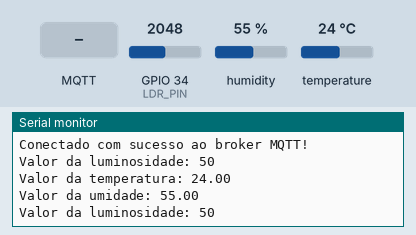
Simulated run of this sketch. Board: ESP32. On the bench: the last lines printed to the serial monitor. The inputs (shaded band) are chosen by the test bench; at power-on: humidity 55 %, GPIO 34 (LDR_PIN) = 2048, temperature 24 °C. WiFi joins after 1.5 s; servers stay silent unless stated; no MQTT or app messages arrive unless stated.

Above: at 7.7 s.
7.8 s: MQTT message "get_temp" arrives on the first subscribed topic
At 8.4 s:
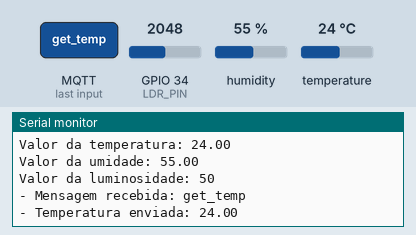
9.3 s: MQTT message "get_hum" arrives on the first subscribed topic
At 9.49 s:
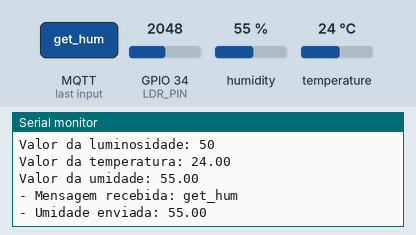
10.8 s: MQTT message "1" arrives on the first subscribed topic
At 11.2 s:
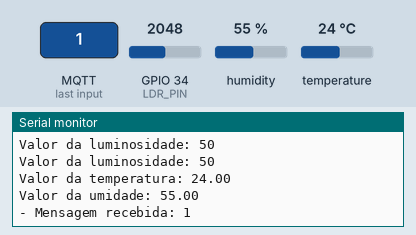
12.3 s: MQTT message "on" arrives on the first subscribed topic
At 12.49 s:
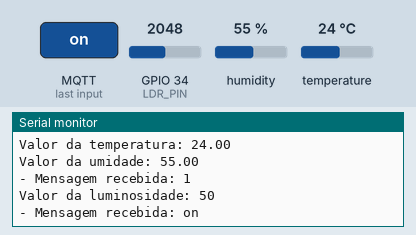
13.8 s: MQTT message "off" arrives on the first subscribed topic
At 14.4 s:
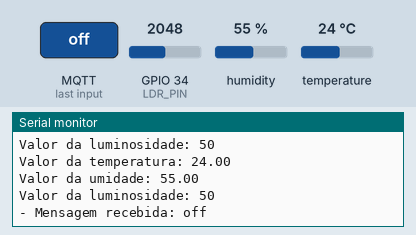
15.3 s: humidity set to 22 %
At 17.1 s:
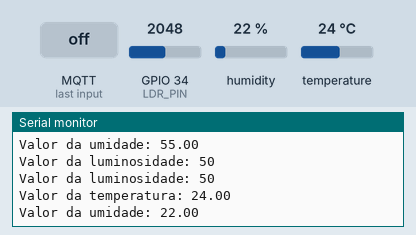

The sketch:

codigo-fonte.ino
```cpp
#include <WiFi.h>
#include <PubSubClient.h>
#include <DHT.h>

// Configurações - variáveis editáveis
const char* default_SSID = "Wokwi-GUEST"; // Nome da rede Wi-Fi
const char* default_PASSWORD = ""; // Senha da rede Wi-Fi
const char* default_BROKER_MQTT = "20.197.230.60"; // IP do Broker MQTT
const int default_BROKER_PORT = 1883; // Porta do Broker MQTT
const char* default_TOPICO_SUBSCRIBE = "/TEF/sens002/cmd"; // Tópico MQTT de escuta
const char* default_TOPICO_PUBLISH_1 = "/TEF/sens002/attrs"; // Tópico MQTT de envio de informações para Broker
const char* default_TOPICO_PUBLISH_2 = "/TEF/sens002/attrs/l"; // Tópico MQTT de envio de informações para Broker
const char* default_TOPICO_PUBLISH_3 = "/TEF/sens002/attrs/t"; // Tópico MQTT para temperatura
const char* default_TOPICO_PUBLISH_4 = "/TEF/sens002/attrs/h"; // Tópico MQTT para umidade
const char* default_ID_MQTT = "fiware_002"; // ID MQTT

// Declaração da variável para o prefixo do tópico
const char* topicPrefix = "sens002";

// Variáveis para configurações editáveis
const char* SSID = default_SSID;
const char* PASSWORD = default_PASSWORD;
const char* BROKER_MQTT = default_BROKER_MQTT;
const int BROKER_PORT = default_BROKER_PORT;
const char* TOPICO_SUBSCRIBE = default_TOPICO_SUBSCRIBE;
const char* TOPICO_PUBLISH_1 = default_TOPICO_PUBLISH_1;
const char* TOPICO_PUBLISH_2 = default_TOPICO_PUBLISH_2;
const char* TOPICO_PUBLISH_3 = default_TOPICO_PUBLISH_3;
const char* TOPICO_PUBLISH_4 = default_TOPICO_PUBLISH_4;
const char* ID_MQTT = default_ID_MQTT;

// Definições do sensor DHT
#define DHTPIN 4          // Pino conectado ao DHT
#define DHTTYPE DHT22     // Tipo do sensor DHT (DHT11, DHT22, etc.)
DHT dht(DHTPIN, DHTTYPE);

// Definição do pino LDR
const int LDR_PIN = 34;

// Variáveis MQTT
WiFiClient espClient;
PubSubClient MQTT(espClient);

// Variáveis de temporização
unsigned long previousLuminosityMillis = 0;
unsigned long previousDHTMillis = 0;
const long intervalLuminosity = 1000; // 1 segundo
const long intervalDHT = 2000;         // 2 segundos

// Funções de inicialização
void initSerial() {
    Serial.begin(115200);
}

void initWiFi() {
    delay(10);
    Serial.println("------Conexao WI-FI------");
    Serial.print("Conectando-se na rede: ");
    Serial.println(SSID);
    Serial.println("Aguarde");
    reconectWiFi();
}

void initMQTT() {
    MQTT.setServer(BROKER_MQTT, BROKER_PORT);
    MQTT.setCallback(mqtt_callback);
}

void setup() {
    initSerial();
    initWiFi();
    initMQTT();
    dht.begin(); // Inicializa o sensor DHT
    delay(5000);
    // Publica estado inicial (opcional)
    MQTT.publish(TOPICO_PUBLISH_1, "Inicializado");
}

void loop() {
    VerificaConexoesWiFIEMQTT();

    unsigned long currentMillis = millis();

    // Handle Luminosity
    if (currentMillis - previousLuminosityMillis >= intervalLuminosity) {
        previousLuminosityMillis = currentMillis;
        handleLuminosity();
    }

    // Handle DHT Sensor
    if (currentMillis - previousDHTMillis >= intervalDHT) {
        previousDHTMillis = currentMillis;
        handleDHTSensor();
    }

    MQTT.loop();
}

// Funções de reconexão
void reconectWiFi() {
    if (WiFi.status() == WL_CONNECTED)
        return;
    WiFi.begin(SSID, PASSWORD);
    while (WiFi.status() != WL_CONNECTED) {
        delay(100);
        Serial.print(".");
    }
    Serial.println();
    Serial.println("Conectado com sucesso na rede ");
    Serial.print(SSID);
    Serial.println(" IP obtido: ");
    Serial.println(WiFi.localIP());
}

void reconnectMQTT() {
    while (!MQTT.connected()) {
        Serial.print("* Tentando se conectar ao Broker MQTT: ");
        Serial.println(BROKER_MQTT);
        if (MQTT.connect(ID_MQTT)) {
            Serial.println("Conectado com sucesso ao broker MQTT!");
            MQTT.subscribe(TOPICO_SUBSCRIBE);
        } else {
            Serial.println("Falha ao reconectar no broker.");
            Serial.println("Haverá nova tentativa de conexão em 2s");
            delay(2000);
        }
    }
}

// Callback MQTT
void mqtt_callback(char* topic, byte* payload, unsigned int length) {
    char message[length + 1];
    memcpy(message, payload, length);
    message[length] = '\0'; // Null-terminator
    String msg = String(message);

    Serial.print("- Mensagem recebida: ");
    Serial.println(msg);

    // Exemplo de processamento de comandos (a ajustar conforme necessidade)
    if (msg.equalsIgnoreCase("get_temp")) {
        float temperature = dht.readTemperature();
        if (!isnan(temperature)) {
            String tempStr = String(temperature, 2);
            MQTT.publish(TOPICO_PUBLISH_3, tempStr.c_str());
            Serial.println("- Temperatura enviada: " + tempStr);
        } else {
            Serial.println("- Falha na leitura da temperatura.");
        }
    }

    if (msg.equalsIgnoreCase("get_hum")) {
        float humidity = dht.readHumidity();
        if (!isnan(humidity)) {
            String humStr = String(humidity, 2);
            MQTT.publish(TOPICO_PUBLISH_4, humStr.c_str());
            Serial.println("- Umidade enviada: " + humStr);
        } else {
            Serial.println("- Falha na leitura da umidade.");
        }
    }
}

// Verifica conexões Wi-Fi e MQTT
void VerificaConexoesWiFIEMQTT() {
    if (!MQTT.connected()) {
        reconnectMQTT();
    }
    reconectWiFi();
}

// Envia dados de luminosidade
void handleLuminosity() {
    int sensorValue = analogRead(LDR_PIN);
    int luminosity = map(sensorValue, 0, 4095, 0, 100);
    String mensagem = String(luminosity);
    Serial.print("Valor da luminosidade: ");
    Serial.println(mensagem);
    MQTT.publish(TOPICO_PUBLISH_2, mensagem.c_str());
}

// Envia dados do sensor DHT
void handleDHTSensor() {
    float temperature = dht.readTemperature(); // Lê temperatura em Celsius
    float humidity = dht.readHumidity();       // Lê umidade relativa

    // Verifica se as leituras falharam
    if (isnan(temperature) || isnan(humidity)) {
        Serial.println("Falha ao ler do sensor DHT!");
        return;
    }

    // Publica temperatura
    String tempStr = String(temperature, 2);
    MQTT.publish(TOPICO_PUBLISH_3, tempStr.c_str());
    Serial.println("Valor da temperatura: " + tempStr);

    // Publica umidade
    String humStr = String(humidity, 2);
    MQTT.publish(TOPICO_PUBLISH_4, humStr.c_str());
    Serial.println("Valor da umidade: " + humStr);
}
```

Measured:
- after the input at 7.8 s, the serial monitor: prints a new line at once (image 1)
- after the input at 9.3 s, the serial monitor: prints a new line at once (image 2)
- after the input at 10.8 s, the serial monitor: prints a new line at once (image 3)
- after the input at 12.3 s, the serial monitor: prints a new line at once (image 4)
- after the input at 13.8 s, the serial monitor: prints a new line at once (image 5)
- after the input at 15.3 s, the serial monitor: prints a new line after 1.3 s (image 6)
